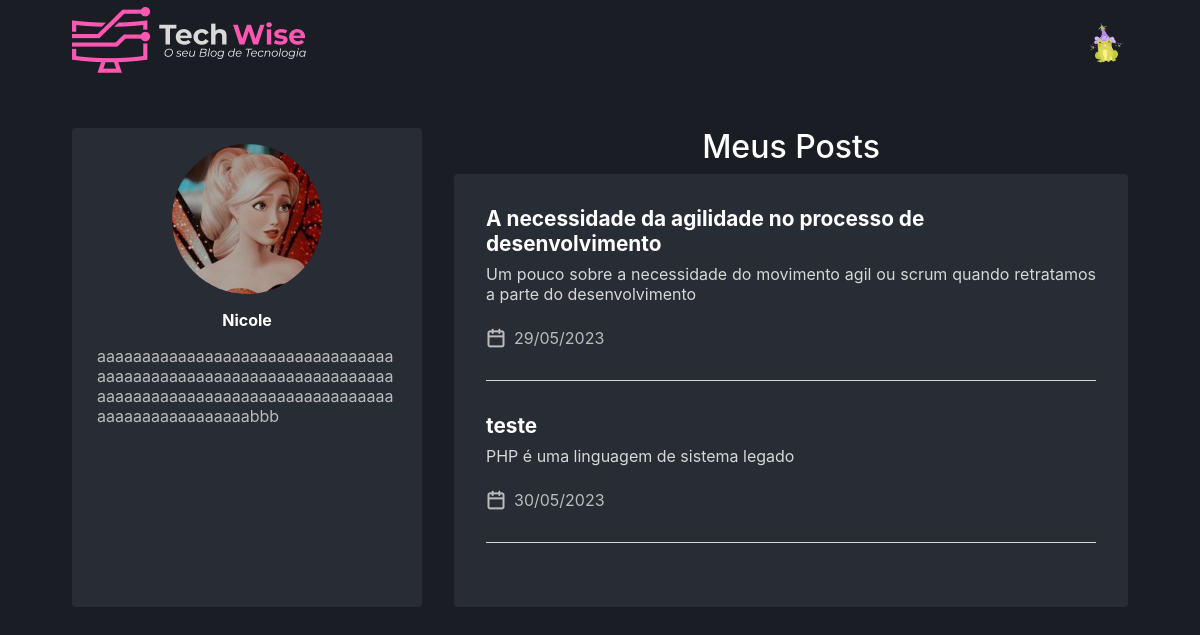
Page /user/author/8 (signed in) on the earlier database version.
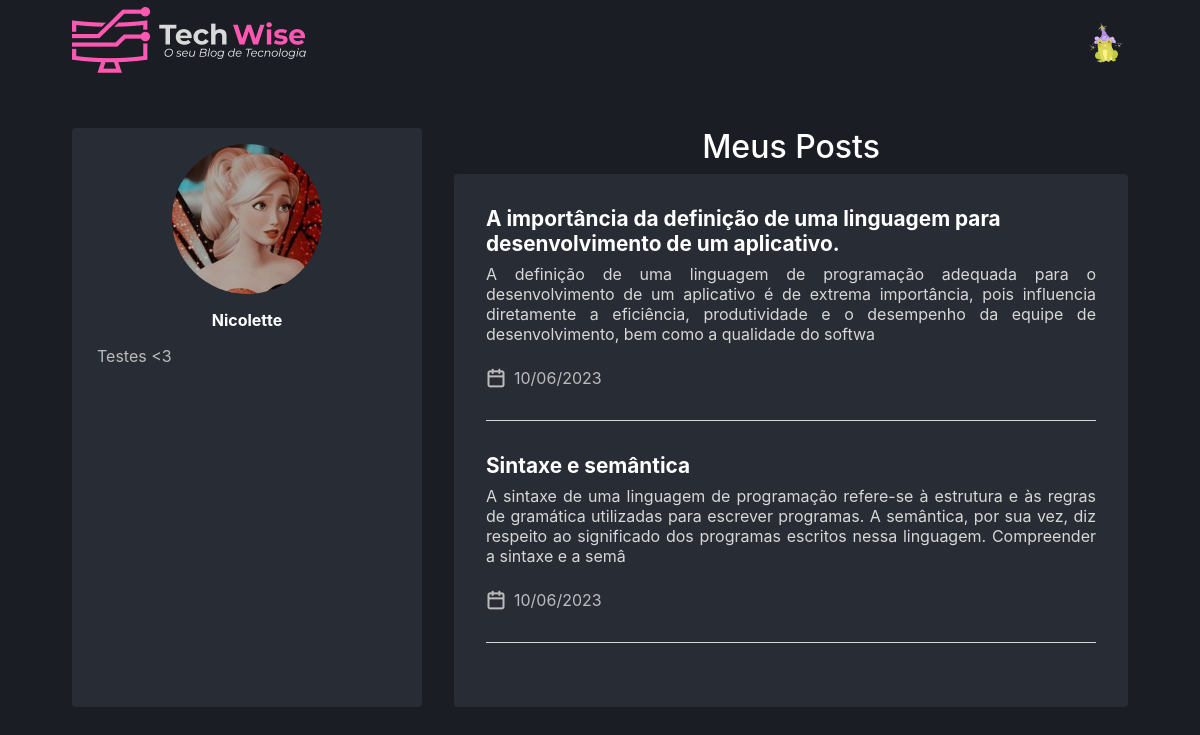
Same page on the later database version.
### tables this page shows
CREATE TABLE `user` (
  `idUser` int(11) NOT NULL,
  `name` varchar(150) NOT NULL,
  `email` varchar(200) NOT NULL,
  `password` varchar(255) NOT NULL,
  `avatar` varchar(255) DEFAULT NULL,
  `description` text DEFAULT NULL,
  `type` varchar(45) DEFAULT NULL
);

CREATE TABLE `article` (
  `idArticle` int(11) NOT NULL,
  `idUser` int(11) NOT NULL,
  `resume` varchar(250) NOT NULL,
  `text` text NOT NULL,
  `image` varchar(255) NOT NULL,
  `feedback` varchar(255) DEFAULT NULL,
  `status` varchar(255) NOT NULL,
  `idCategory` int(11) NOT NULL,
  `createdAt` date NOT NULL DEFAULT current_timestamp(),
  `title` varchar(100) NOT NULL
);

### App/Controllers/UserController.php (called while the page is built, shortened)
<?php
class UserController extends Controller
{
    public function author()
    {
        $userDAO = new UserDAO();
        $idUser = func_get_args()[0];
        $user = new UserDAO;
        self::setViewParam('user', $user->getById($_SESSION['idUser']));
        if (is_array($idUser)) {
            $idUser = $idUser[0];
        }
        $user = $userDAO->getById($idUser);
        $article = new ArticleDAO;
        self::setViewParam('articleExibitionUser', $article->listarArtigosAprovados($idUser));
        $this->render('/user/author');
    }
}

### index.php (called while the page is built, shortened)
<?php
try {
    $app = new App();
    $app->run();
}catch (\Exception $e){
    $oError = new Erro($e);
    $oError->render();
}

### App/Models/DAO/BaseDAO.php (called while the page is built, shortened)
<?php
abstract class BaseDAO
{
    private $conexao;
    public function __construct()
    {
        $this->conexao = Conexao::getConnection();
    }
    public function select($sql)
    {
        if(!empty($sql))
        {
            return $this->conexao->query($sql);
        }
    }
}

### App/Lib/Conexao.php (called while the page is built, shortened)
<?php
class Conexao
{
    public static function getConnection() {
        $pdoConfig  = DB_DRIVER . ":". "host=" . DB_HOST . ";";
        $pdoConfig .= "dbname=".DB_NAME.";";
        try {
            if(!isset($conn)){
                $conn =  new PDO($pdoConfig, DB_USER, DB_PASSWORD);
                $conn->setAttribute(PDO::ATTR_ERRMODE, PDO::ERRMODE_EXCEPTION);
            }
            return $conn;
        } catch (PDOException $e) {
            throw new Exception("Erro de conexão com o banco de dados. ($e)",500);
        }
    }
}

### App/Models/DAO/UserDAO.php (called while the page is built, shortened)
<?php
class UserDAO extends BaseDAO
{
    public function getById(int $idUser)
    {
        $resultado = $this->select("SELECT * FROM user WHERE idUser = $idUser");
        return $resultado->fetchObject(User::class);
    }
}

### App/Models/Entidades/User.php (called while the page is built, shortened)
<?php
class User
{
    private string $name;
    private ?string $avatar;
    private ?string $description;
	public function getName(): string {
		return $this->name;
	}
	public function getAvatar(): ?string {
		return $this->avatar;
	}
	public function getDescription(): string {
		return $this->description;
	}
}

### App/Models/DAO/ArticleDAO.php (called while the page is built, shortened)
<?php
class ArticleDAO extends BaseDAO
{
    public function listarArtigosAprovados($idUserLog)
{
    $resultado = $this->select("SELECT * FROM article WHERE idUser = '$idUserLog' AND status = 'Aproved'");
    return $resultado->fetchAll(\PDO::FETCH_CLASS, Article::class);
}
}

### App/Models/Entidades/Article.php (called while the page is built, shortened)
<?php
class Article
{
    private int $idArticle;
    private string $title;
    private string $resume;
    private string $createdAt;
    public function getIdArticle(): int {
        return $this->idArticle;
    }
    public function getResume(): string {
        return $this->resume;
    }
	public function getCreatedAt() {
		return new DateTime($this->createdAt);
	}
	public function getTitle(): string {
		return $this->title;
	}
}

### App/Views/user/author.php (the view, shortened to what this page needs)
<main class="container">
  <div class="authorContainer">
    <div class="authorProfile">
      <div>
        <div class="avatar">
          <img src="http://<?= APP_HOST ?>/public/images/users/<?= $viewVar['userList']->getAvatar() ?>" alt="" />
        </div>
        <strong><?= $viewVar['userList']->getName() ?></strong>
        <p><?php echo $viewVar['userList']->getDescription(); ?></p>
      </div>
    </div>
    <div class="authorPostsContainer">
      <h2>Meus Posts</h2>
      <div class="authorPosts">
        <div class="postsAuthorSelected">
          <?php foreach ($viewVar['articleExibitionUser'] as $article) { ?>
          <a href="http://<?php echo APP_HOST; ?>/article/detalhes/<?= $article->getIdArticle() ?>">
            <strong><?= $article->getTitle() ?></strong>
            <p><?= $article->getResume() ?></p>
            <ul>
              <li>
                <img src="http://<?php echo APP_HOST; ?>/public/icons/calendar.png" alt="calendario" />
                <time> <?= $article->getCreatedAt()->format('d/m/Y') ?> </time>
              </li>
            </ul>
          </a>
          <?PHP }?>
        </div>
      </div>
    </div>
  </div>
</main>

### App/App.php (shortened to what this page needs)
<?php
class App
{
    private $controller;
    private $action;
    private $params;
    public  $controllerName;
    public function getControllerName()
    {
        return $this->controllerName;
    }
    public function run()
    {
        if ($this->controller) {
            $this->controllerName = ucwords($this->controller) . 'Controller';
            $this->controllerName = preg_replace('/[^a-zA-Z]/i', '', $this->controllerName);
        } else {
            $this->controllerName = "UserController";
        }
        $this->action           = preg_replace('/[^a-zA-Z]/i', '', $this->action);
        $objetoController = new $nomeClasse($this);
        if (method_exists($objetoController, $this->action)) {
            $objetoController->{$this->action}($this->params);
            return;
        } else if (!$this->action && method_exists($objetoController, 'index')) {
            $objetoController->index($this->params);
            return;
        } else {
            throw new Exception("Nosso suporte já esta verificando desculpe!", 500);
        }
        throw new Exception("Página não encontrada.", 404);
    }
    public function url () {
        if ( isset( $_GET['url'] ) ) {
            $path = $_GET['url'];
            $path = rtrim($path, '/');
            $path = filter_var($path, FILTER_SANITIZE_URL);
            $path = explode('/', $path);
            $this->controller  = $this->verificaArray( $path, 0 );
            $this->action      = $this->verificaArray( $path, 1 );
            if ( $this->verificaArray( $path, 2 ) ) {
                unset( $path[0] );
                unset( $path[1] );
                $this->params = array_values( $path );
            }
        }
    }
    private function verificaArray ( $array, $key ) {
        if ( isset( $array[ $key ] ) && !empty( $array[ $key ] ) ) {
            return $array[ $key ];
        }
        return null;
    }
}

### App/Controllers/Controller.php (shortened to what this page needs)
<?php
abstract class Controller
{
    private $viewVar;
    public function render($view)
    {
        $viewVar = $this->getViewVar();
        if ($view != "/user/login"  && $view != "/user/cadastro") {
            require_once PATH . '/App/Views/layouts/header.php';
            require_once PATH . '/App/Views/layouts/menu.php';
            require_once PATH . '/App/Views/' . $view . '.php';
            require_once PATH . '/App/Views/layouts/footer.php';
        }else {
            require_once PATH . '/App/Views/layouts/header.php';
            require_once PATH . '/App/Views/' . $view . '.php';
        }
    }
    public function getViewVar()
    {
        return $this->viewVar;
    }
    public function setViewParam($varName, $varValue)
    {
        if ($varName != "" && $varValue != "") {
            $this->viewVar[$varName] = $varValue;
        }
    }
}

### App/Views/layouts/header.php (shortened to what this page needs)
<!DOCTYPE html>
<html lang="pt">
<head>
    <link href="https://cdn.jsdelivr.net/npm/bootstrap@5.3.0-alpha2/dist/css/bootstrap.min.css" rel="stylesheet">
    <link rel="stylesheet" href="https://cdn.jsdelivr.net/npm/bootstrap-icons@1.5.0/font/bootstrap-icons.css">
    <link href="http://<?php echo APP_HOST; ?>/public/css/style.css" rel="stylesheet">
    <link href="http://<?php echo APP_HOST; ?>/public/css/list-user.css" rel="stylesheet">
    <link href="http://<?php echo APP_HOST; ?>/public/css/like.css" rel="stylesheet">
</head>
<body>

### App/Views/layouts/menu.php (shortened to what this page needs)
<?php if(!isset($_SESSION["loggedin"]) || !$_SESSION["loggedin"]){ ?>
                    <li <?php if($viewVar['nameController'] == "UserController") { ?> class="active" <?php } ?>>
                        <a class="nav-link" href="http://<?= APP_HOST.'/' ?>">
                    </li>
                <?php } else { ?>
<header class="headerContainer">
  <div class="headerContent">
    <a href="http://<?php echo APP_HOST; ?>/home">
      <img src=" http://<?php echo APP_HOST; ?>/public/icons/logo.png" alt="Logo" />
    </a>
    <div class="container-popover">
      <div class="popover-trigger">
        <div class="popover-btn avatar" style="width: 45px; height: 45px">
          <img src="http://<?php echo APP_HOST; ?>/public/images/users/<?= $viewVar['user']->getAvatar(); ?>"  alt="user" />
        </div>
      </div>
      <?php
}
?>
    </div>
  </div>
</header>

### App/Views/layouts/footer.php (shortened to what this page needs)
</body>
</html>

### public/css/style.css (style rules this page uses)
html { position: relative; min-height: 100%; overflow-x: hidden; }
* { box-sizing: border-box; margin: 0; padding: 0; }
.headerContainer { height: 5rem; }
.headerContent { max-width: 1120px; height: 5rem; margin: 0 auto; padding: 0 2rem; display: flex; justify-content: space-between; align-items: center; }
.container-popover { position: relative; }
.popover-trigger { position: relative; display: inline-block; }
.container { max-width: 1120px; margin: 0 auto; padding: 0 2rem; }
body { background: #1a1d23 !important; color: #fff; }
body, input, textarea, select, button { font: 400 1rem "Inter", sans-serif; }
a { color: inherit; text-decoration: none; }
.avatar { height: 64px; width: 64px; border-radius: 999px; }
.avatar img { width: 100%; height: 100%; border-radius: 999px; }
.authorContainer { display: grid; grid-template-columns: 350px auto; gap: 2rem; margin-top: 3rem; }
.authorProfile { background-color: #282C34; display: flex; flex-direction: column; align-items: center; padding: 1rem; border-radius: 4px; max-height: 600px; justify-content: space-between; }
.authorProfile div { display: flex; flex-direction: column; align-items: center; }
.authorProfile .avatar { height: 150px; width: 150px; margin-bottom: 1rem; }
.authorProfile p { text-align: justify; margin-top: 1rem; color: #BBBBBB; word-wrap: break-word; width: 300px; }
.authorPostsContainer h2 { text-align: center; }
.authorPosts { background-color: #282C34; padding: 2rem; border-radius: 4px; }
.postsAuthorSelected a { display: flex; flex-direction: column; gap: 0.5rem; }
.postsAuthorSelected strong { font-size: 1.3rem; }
.postsAuthorSelected p { color: #D7D7D7; text-align: justify; }
.postsAuthorSelected ul { display: flex; align-items: center; margin-bottom: 2rem; list-style: none; padding: 0; border-bottom: 1px solid #D7D7D7; padding-bottom: 2rem; }
.postsAuthorSelected ul li { margin-right: 3rem; color: #bbbbbb; display: flex; align-items: center; gap: 0.5rem; }

Differences in the rows shown:
removed article: title "A necessidade da agilidade no processo de desenvolvimento", resume "Um pouco sobre a necessidade do movimento agil ou scrum quando retratamos a parte do desenvolvimento", createdAt "29/05/2023"
removed article: title "teste", resume "PHP é uma linguagem de sistema legado", createdAt "30/05/2023"
changed user: name "Nicole" → "Nicolette"; description "aaaaaaaaaaaaaaaaaaaaaaaaaaaaaaaaaaaaaaaaaaaaaaaaaaaaaaaaaaaaaaaaaaaaaaaaaaaaaaaaaaaaaaaaaaaaaaaaaaaaaaaaaaaaaaaaaaaabbb" → "Testes <3"
added article: title "A importância da definição de uma linguagem para desenvolvimento de um aplicativo.", resume "A definição de uma linguagem de programação adequada para o desenvolvimento de um aplicativo é de extrema importância, pois influencia diretamente a eficiência, produtividade e o desempenho da equipe de desenvolvimento, bem como a qualidade do softwa", createdAt "10/06/2023"
added article: title "Sintaxe e semântica", resume "A sintaxe de uma linguagem de programação refere-se à estrutura e às regras de gramática utilizadas para escrever programas. A semântica, por sua vez, diz respeito ao significado dos programas escritos nessa linguagem. Compreender a sintaxe e a semâ", createdAt "10/06/2023"
